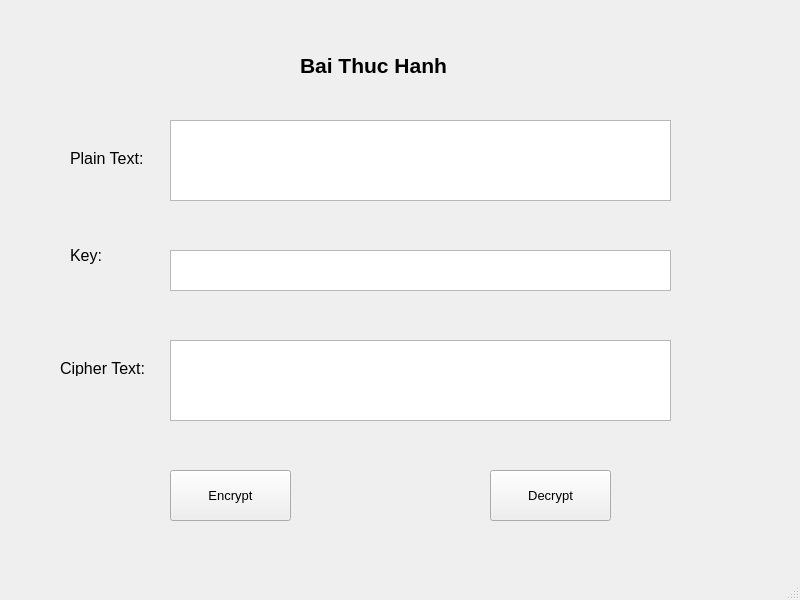
<?xml version="1.0" encoding="UTF-8"?>
<ui version="4.0">
 <class>MainWindow</class>
 <widget class="QMainWindow" name="MainWindow">
  <property name="geometry">
   <rect>
    <x>0</x>
    <y>0</y>
    <width>800</width>
    <height>600</height>
   </rect>
  </property>
  <property name="font">
   <font>
    <pointsize>12</pointsize>
   </font>
  </property>
  <property name="windowTitle">
   <string>MainWindow</string>
  </property>
  <widget class="QWidget" name="centralwidget">
   <widget class="QLabel" name="label">
    <property name="geometry">
     <rect>
      <x>300</x>
      <y>10</y>
      <width>211</width>
      <height>111</height>
     </rect>
    </property>
    <property name="font">
     <font>
      <pointsize>16</pointsize>
      <weight>75</weight>
      <bold>true</bold>
     </font>
    </property>
    <property name="text">
     <string>Bai Thuc Hanh</string>
    </property>
   </widget>
   <widget class="QLabel" name="label_2">
    <property name="geometry">
     <rect>
      <x>70</x>
      <y>150</y>
      <width>81</width>
      <height>16</height>
     </rect>
    </property>
    <property name="font">
     <font>
      <pointsize>12</pointsize>
     </font>
    </property>
    <property name="text">
     <string>Plain Text:</string>
    </property>
   </widget>
   <widget class="QLabel" name="label_3">
    <property name="geometry">
     <rect>
      <x>70</x>
      <y>240</y>
      <width>47</width>
      <height>31</height>
     </rect>
    </property>
    <property name="font">
     <font>
      <pointsize>12</pointsize>
     </font>
    </property>
    <property name="text">
     <string>Key:</string>
    </property>
   </widget>
   <widget class="QLabel" name="label_4">
    <property name="geometry">
     <rect>
      <x>60</x>
      <y>360</y>
      <width>111</width>
      <height>16</height>
     </rect>
    </property>
    <property name="text">
     <string>Cipher Text:</string>
    </property>
   </widget>
   <widget class="QPlainTextEdit" name="txt_Plain_Text">
    <property name="geometry">
     <rect>
      <x>170</x>
      <y>120</y>
      <width>501</width>
      <height>81</height>
     </rect>
    </property>
   </widget>
   <widget class="QPlainTextEdit" name="txt_key">
    <property name="geometry">
     <rect>
      <x>170</x>
      <y>250</y>
      <width>501</width>
      <height>41</height>
     </rect>
    </property>
   </widget>
   <widget class="QPlainTextEdit" name="txt_Cipher_text">
    <property name="geometry">
     <rect>
      <x>170</x>
      <y>340</y>
      <width>501</width>
      <height>81</height>
     </rect>
    </property>
   </widget>
   <widget class="QToolButton" name="txt_encrypt">
    <property name="geometry">
     <rect>
      <x>170</x>
      <y>470</y>
      <width>121</width>
      <height>51</height>
     </rect>
    </property>
    <property name="font">
     <font>
      <pointsize>10</pointsize>
     </font>
    </property>
    <property name="text">
     <string>Encrypt</string>
    </property>
   </widget>
   <widget class="QToolButton" name="txt_decrypt">
    <property name="geometry">
     <rect>
      <x>490</x>
      <y>470</y>
      <width>121</width>
      <height>51</height>
     </rect>
    </property>
    <property name="font">
     <font>
      <pointsize>10</pointsize>
     </font>
    </property>
    <property name="text">
     <string>Decrypt</string>
    </property>
   </widget>
  </widget>
  <widget class="QMenuBar" name="menubar">
   <property name="geometry">
    <rect>
     <x>0</x>
     <y>0</y>
     <width>800</width>
     <height>27</height>
    </rect>
   </property>
  </widget>
  <widget class="QStatusBar" name="statusbar"/>
 </widget>
 <resources/>
 <connections/>
</ui>
